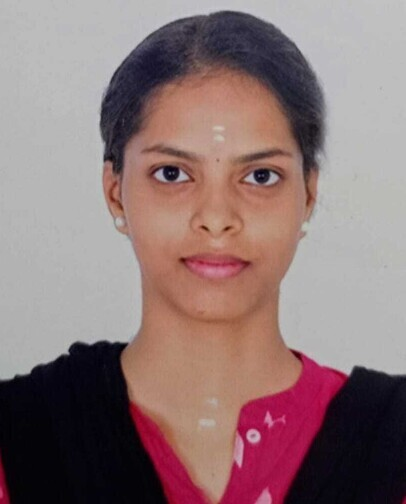
#> input picture saadhu.jpg, 406 x 504 px
$ jupyter execute 'Ex 12.ipynb'
#> lines starting #> are read from the running program, lines starting #| are printed output that depends on the picture
# EXP 12: Face Detection with Haar Cascades
# Name: SAADHANA A
# Reg no: 212225240126

[cell 1]
import cv2
import numpy as np
import matplotlib.pyplot as plt

[cell 2]
image = cv2.imread("saadhu.jpg")
#> image is the input picture: shape (504, 406, 3); mean B, G, R 117.8, 117.3, 140.8
if image is None:
    print("Image not found")
    exit()
# Extract ROI
roi = image[50:250, 50:250]
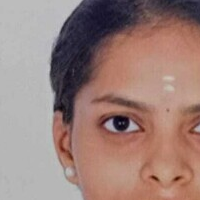
#> roi: shape (200, 200, 3); mean B, G, R 122.4, 128.3, 155.3
# Convert BGR to RGB
image = cv2.cvtColor(image, cv2.COLOR_BGR2RGB)
roi = cv2.cvtColor(roi, cv2.COLOR_BGR2RGB)
plt.subplot(1, 2, 1)
plt.imshow(image)
plt.title("Original Image")
plt.axis("off")
plt.subplot(1, 2, 2)
plt.imshow(roi)
plt.title("ROI")
plt.axis("off")
plt.show()
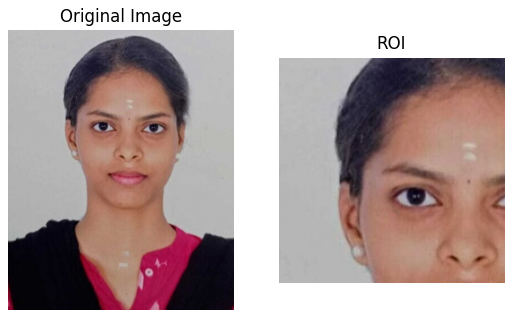
#> figure drawn by matplotlib, 2 panels

[cell 3]
roi = image[100:420, 200:550]
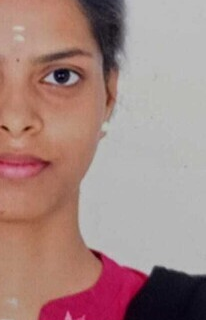
#> roi: shape (320, 206, 3); mean R, G, B 165, 134.4, 130
mask = np.zeros_like(image)
mask[100:420, 200:550] = roi
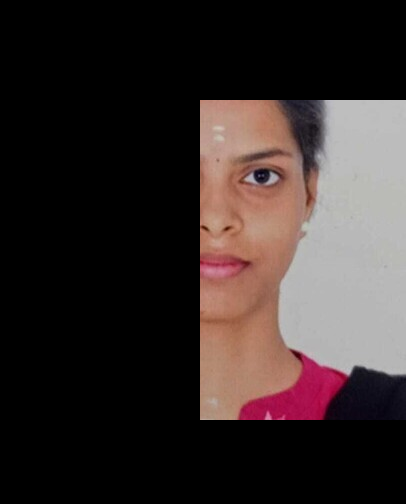
#> mask: shape (504, 406, 3); mean R, G, B 53.1, 43.3, 41.9
segmented = cv2.bitwise_and(image, mask)
plt.imshow(cv2.cvtColor(segmented, cv2.COLOR_BGR2RGB))
plt.title("Segmented ROI")
plt.axis('off')
plt.show()
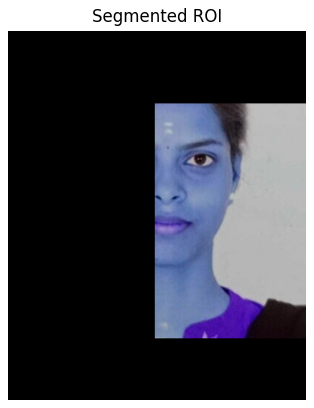
#> figure drawn by matplotlib, 1 panel; B, G, R data is drawn as R, G, B

[cell 4]
image = cv2.imread('saadhu.jpg')
if image is None:
    print("Error: dhoni.jpeg not found")
    exit()
gray = cv2.cvtColor(image, cv2.COLOR_BGR2GRAY)
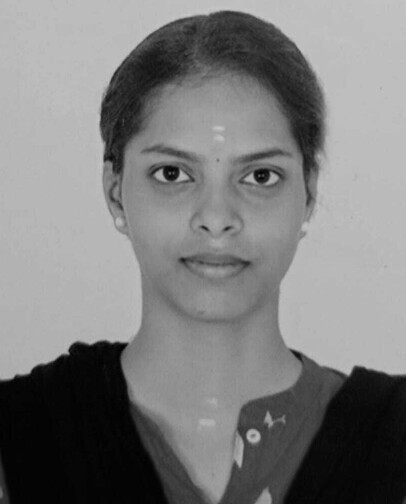
#> gray: shape (504, 406); min 0, max 201, mean 124.4
blur = cv2.GaussianBlur(gray, (5, 5), 0)
edges = cv2.Canny(blur, 50, 150)
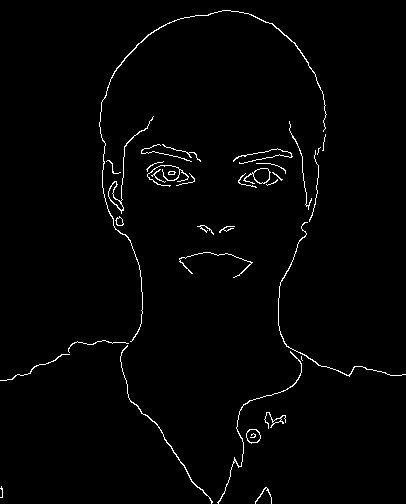
#> edges: shape (504, 406); 1.6% white in thin lines or dots
plt.imshow(edges, cmap='gray')
plt.title("Canny Edge Detection")
plt.axis('off')
plt.show()
